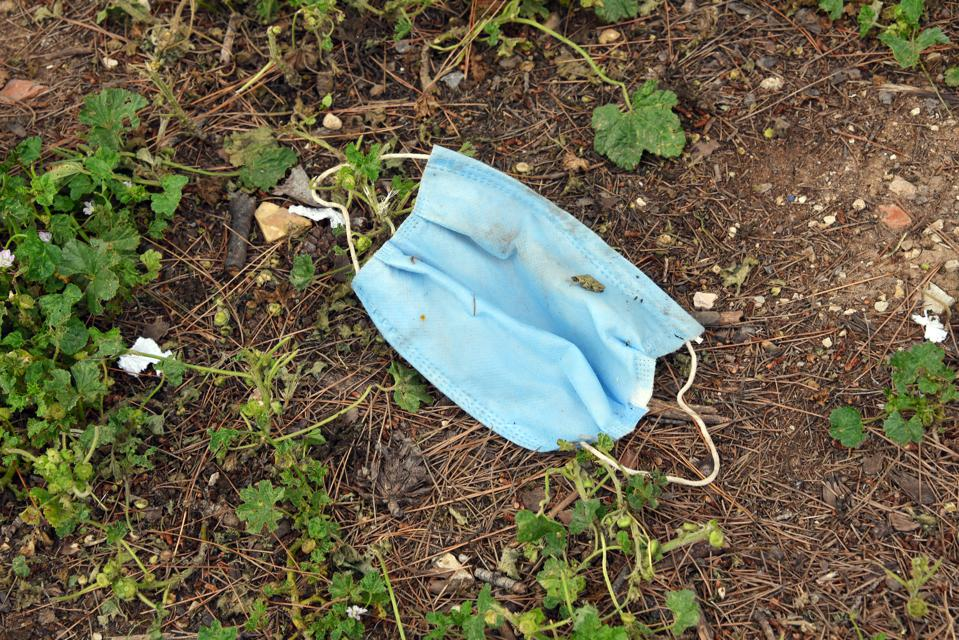
%> input picture sample-images/mask1.jpg, 959 x 640 px
$ octave edges.m   (GNU Octave 9; MATLAB toolbox functions it lacks are replaced by stand-ins)
%> lines starting %> are read from the running program, lines starting %| are printed output that depends on the picture; in (x1, y1, x2, y2) boxes, pixels count from 0 and x2, y2 are one past the last pixel; in counts of white or black regions, pixels touching at a corner belong together; the program's own positions count from 1
I1 = imread('mask1.jpg');
%> I1 is the input picture: size 640x959x3 uint8; mean R, G, B 106.6, 100.7, 77.3
I = rgb2gray(I1);
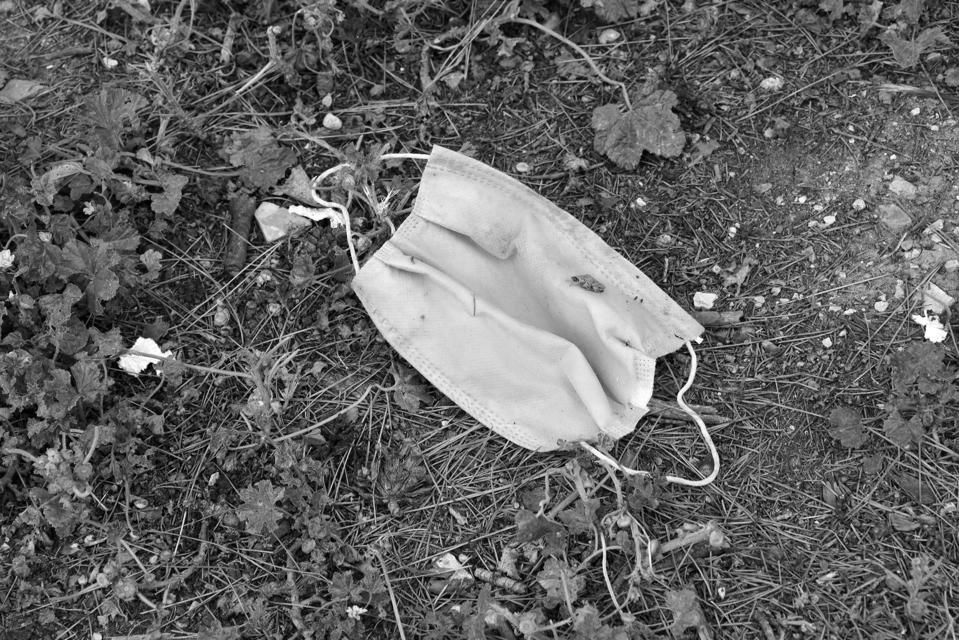
%> I: size 640x959 uint8; min 0, max 255, mean 99.8
I2 = edge(I);
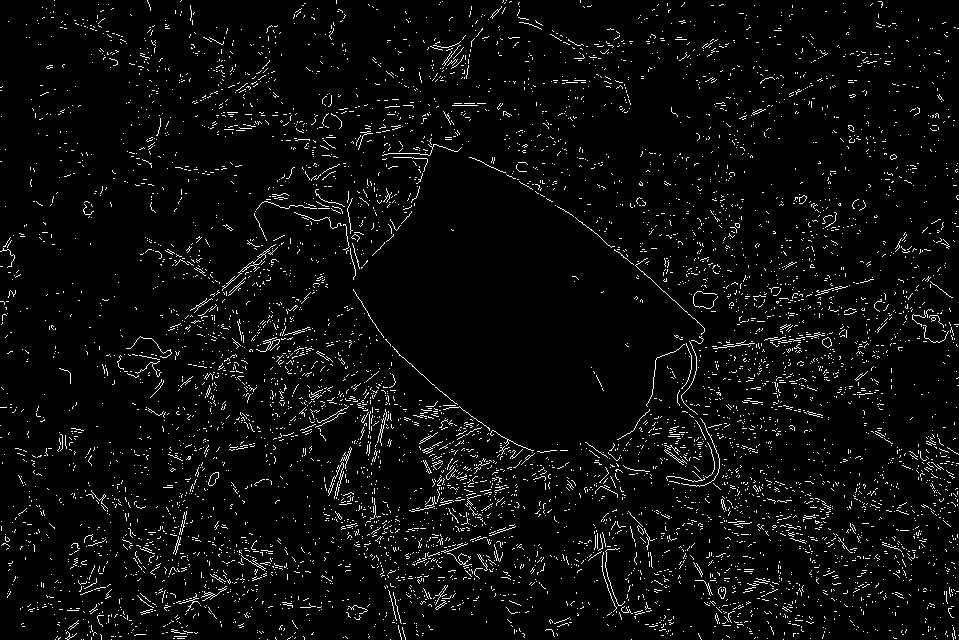
%> I2: size 640x959 logical; 4.1% white in thin lines or dots
I3 = imdilate(I2,true(3,3));
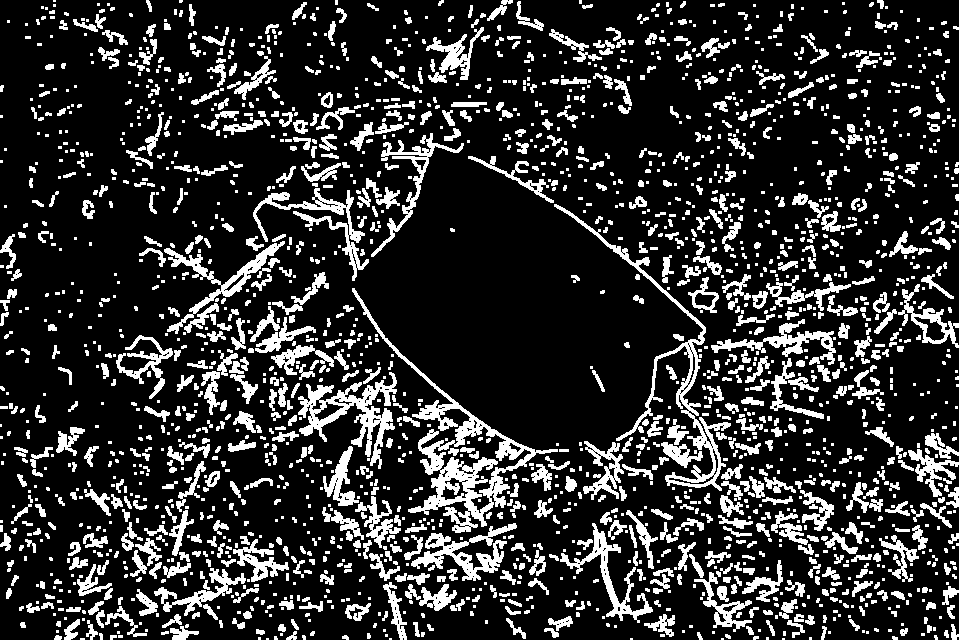
%> I3: size 640x959 logical; 19% white; 2196 white regions (1187 under 20 px), largest, box (x1, y1, x2, y2) and area: (352, 288, 558, 533) 6014, (554, 204, 731, 491) 3437, (298, 372, 397, 469) 3007
I4 = bwareaopen(~I3,1e4);
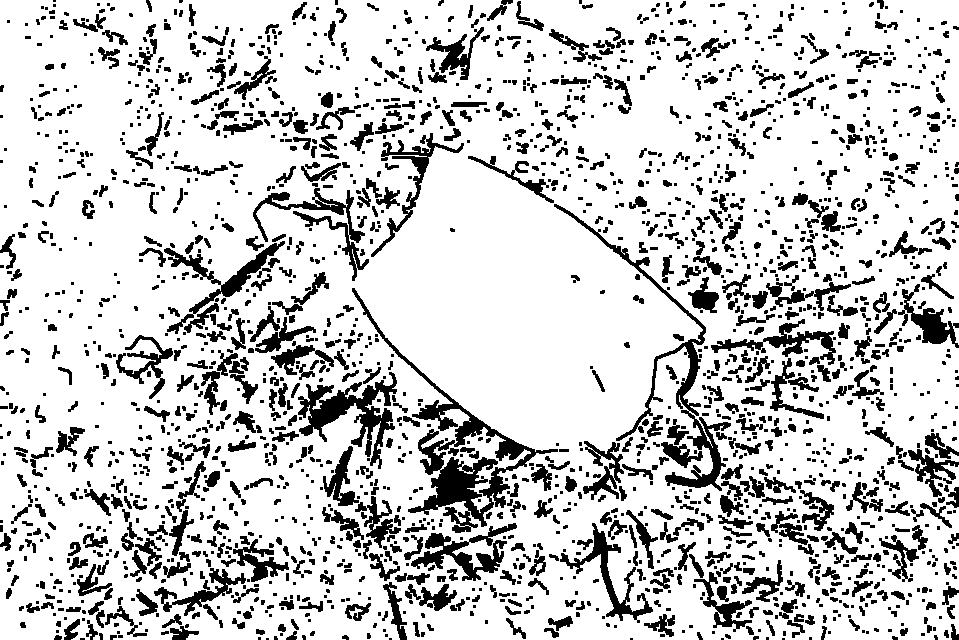
%> I4: size 640x959 logical; 80.7% white; 2196 black regions (1187 under 20 px), largest, box (x1, y1, x2, y2) and area: (352, 288, 558, 533) 6424, (554, 204, 731, 491) 3656, (298, 372, 397, 469) 3301

subplot(1,3,1)
imshow(I)
title('Gray original')
subplot(1,3,2)
imshow(I3)
title({'edge()','imdilate()'})
subplot(1,3,3)
imshow(~I4)
title('bwareaopen()')

$ run again, with sample-images/mask4.jpg copied over sample-images/mask1.jpg
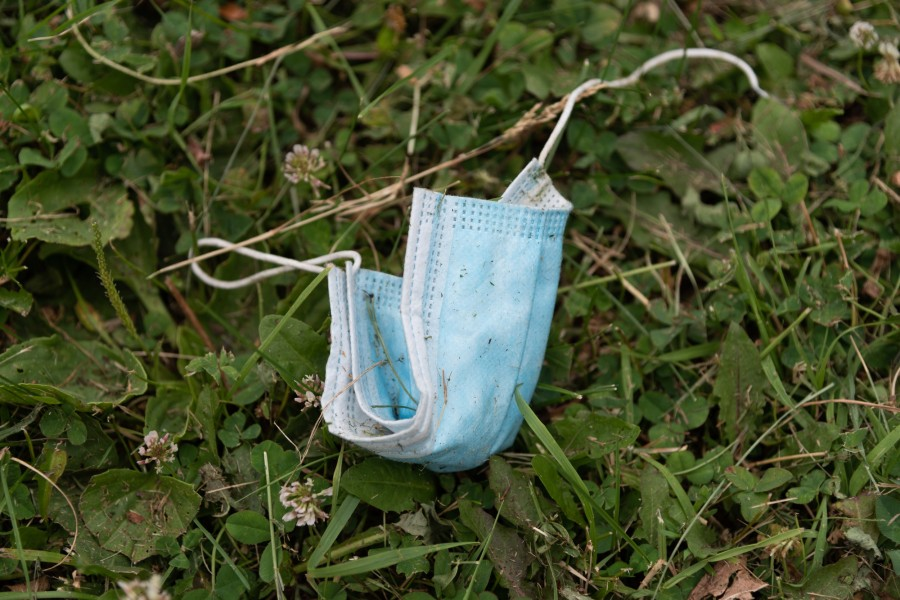
%> input picture sample-images/mask4.jpg, 900 x 600 px
%> I1 is the input picture: size 600x900x3 uint8; mean R, G, B 72.1, 80.9, 49.3
%> `I2 = edge(I);`:
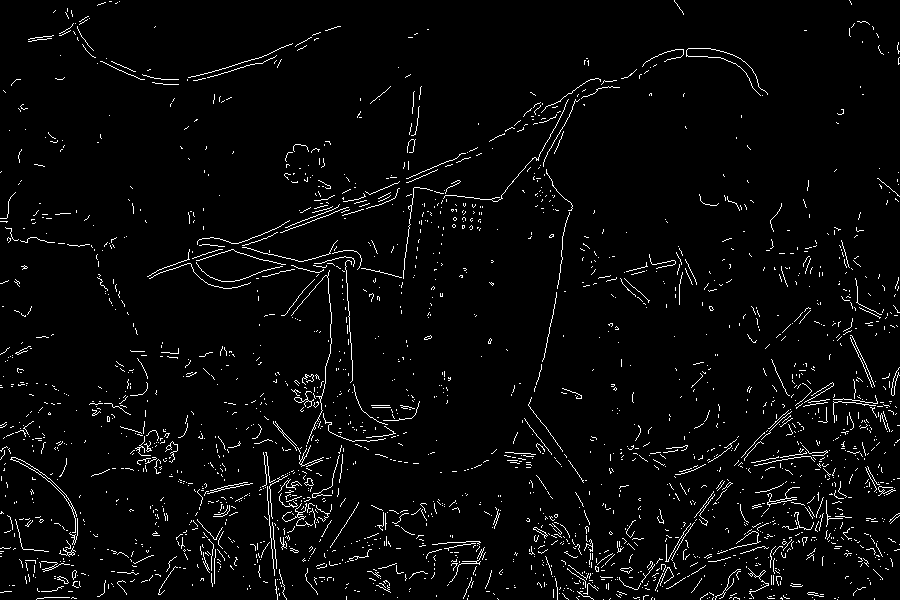
%> I2: size 600x900 logical; 3.4% white in thin lines or dots
%> I3: size 600x900 logical; 13.6% white; 837 white regions (324 under 20 px), largest, box (x1, y1, x2, y2) and area: (249, 255, 421, 600) 8310, (146, 77, 621, 290) 7211, (599, 478, 734, 593) 1984
%> `I4 = bwareaopen(~I3,1e4);`:
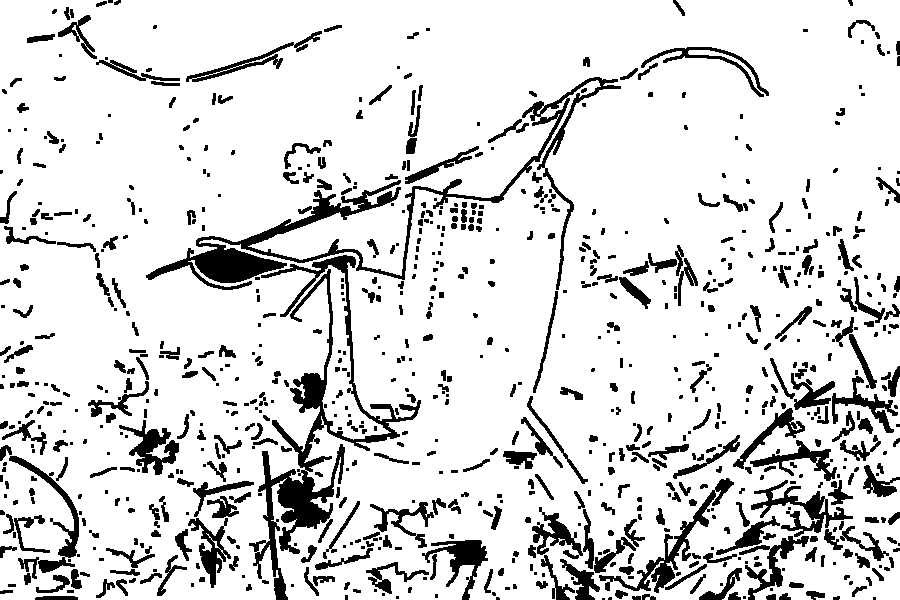
%> I4: size 600x900 logical; 85.8% white; 837 black regions (324 under 20 px), largest, box (x1, y1, x2, y2) and area: (249, 255, 421, 600) 8907, (146, 77, 621, 290) 8562, (599, 478, 734, 593) 2033
